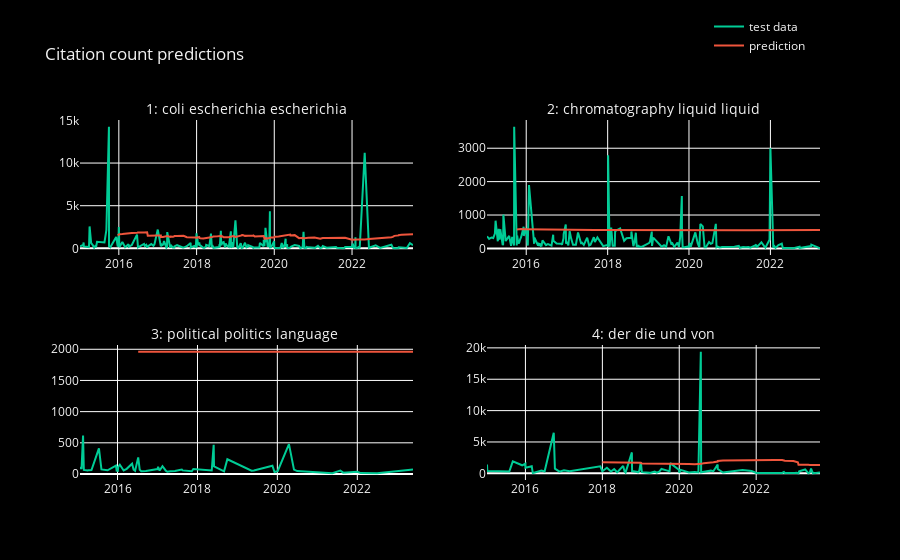

Notebook source saved alongside this figure:
### Code cell
# Plots for Citation Count prediction for topics
# plotly colors: https://plotly.com/python/discrete-color/
# Calculate the number of rows and columns
num_rows = (number_of_topics_to_analyse + 1) // 2  # Ensure at least 1 row
num_cols = 2

# Create a subplot
fig = make_subplots(rows=num_rows, 
                    cols=num_cols, 
                    subplot_titles=[topic_labels_df['topic_labels'][i].replace('_', ' ').replace(' ', ': ', 1)[:31] for i in range(1, number_of_topics_to_analyse + 1)],
                    )

# Create two separate legends for two specific traces
legend_trace_1 = go.Scatter(x=[None], y=[None], mode='lines', name='test data', line=dict(color='#00CC96'))
legend_trace_2 = go.Scatter(x=[None], y=[None], mode='lines', name='prediction', line=dict(color='#EF553C'))


for i in range(number_of_topics_to_analyse):

    trace_1 = go.Scatter(x=list_of_test_data_for_topics[i].publicationDate, 
                    y=list_of_test_data_for_topics[i]['citationCount'], mode='lines', 
                    name='test data',
                    line=dict(color='#00CC96'),
                    showlegend=False,  # Set showlegend to True
                    )


    trace_2 = go.Scatter(x=list_of_test_data_for_topics[i].publicationDate[20:], 
                        y=list_of_citation_count_predictions[i]['citationCount'], mode='lines', 
                        name='prediction',
                        line=dict(color='#EF553C'),
                        showlegend=False,  # Set showlegend to True
                        )
    
    row = i // num_cols + 1
    col = i % num_cols + 1
    
    # Add both line plots to the subplot
    fig.add_trace(trace_1, row=row, col=col)
    fig.add_trace(trace_2, row=row, col=col)  

# Update layout
fig.update_layout(   
                  title_text='Citation count predictions',
                  paper_bgcolor='black',  # Set the background color to black
                  plot_bgcolor='black',  # Set the plot area background color to black
                  font=dict(color="#f2f2f2"),  # Set font color to white)
                  legend=dict(orientation='v', y=1.3, x=0.85),  # Position legend at the top right corner
)
# Add the two separate legend entries at the top right corner
fig.add_trace(legend_trace_1, row=1, col=2)
fig.add_trace(legend_trace_2, row=1, col=2)

# Set the font size for subplot titles
fig.update_annotations(font_size=14)
# Show the plot
fig.show()

### Figure 1 — Plotly figure (JSON) as saved in the notebook; plotly's stock layout.template omitted (floating-point values rounded to 4 significant figures; data arrays with more than 128 entries replaced by an {"elided": "..."} marker saying what was removed)
{"data": [{"line": {"color": "#00CC96"}, "mode": "lines", "name": "test data", "showlegend": false, "type": "scatter", "x": {"elided": "199 str values"}, "xaxis": "x", "y": {"elided": "199 int values"}, "yaxis": "y"}, {"line": {"color": "#EF553C"}, "mode": "lines", "name": "prediction", "showlegend": false, "type": "scatter", "x": {"elided": "179 str values"}, "xaxis": "x", "y": {"elided": "179 float values"}, "yaxis": "y"}, {"line": {"color": "#00CC96"}, "mode": "lines", "name": "test data", "showlegend": false, "type": "scatter", "x": {"elided": "179 str values"}, "xaxis": "x2", "y": {"elided": "179 int values"}, "yaxis": "y2"}, {"line": {"color": "#EF553C"}, "mode": "lines", "name": "prediction", "showlegend": false, "type": "scatter", "x": {"elided": "159 str values"}, "xaxis": "x2", "y": {"elided": "159 float values"}, "yaxis": "y2"}, {"line": {"color": "#00CC96"}, "mode": "lines", "name": "test data", "showlegend": false, "type": "scatter", "x": ["2015-01-23T00:00:00", "2015-02-06T00:00:00", "2015-02-20T00:00:00", "2015-02-27T00:00:00", "2015-04-03T00:00:00", "2015-04-10T00:00:00", "2015-05-08T00:00:00", "2015-07-15T00:00:00", "2015-08-07T00:00:00", "2015-10-02T00:00:00", "2015-12-18T00:00:00", "2015-12-24T00:00:00", "2016-01-04T00:00:00", "2016-01-08T00:00:00", "2016-01-22T00:00:00", "2016-02-26T00:00:00", "2016-03-25T00:00:00", "2016-05-13T00:00:00", "2016-05-27T00:00:00", "2016-06-10T00:00:00", "2016-07-08T00:00:00", "2016-07-22T00:00:00", "2016-08-05T00:00:00", "2016-09-16T00:00:00", "2017-01-01T00:00:00", "2017-01-06T00:00:00", "2017-01-20T00:00:00", "2017-02-15T00:00:00", "2017-03-17T00:00:00", "2017-03-31T00:00:00", "2017-04-28T00:00:00", "2017-06-09T00:00:00", "2017-07-21T00:00:00", "2017-08-11T00:00:00", "2017-08-18T00:00:00", "2017-11-10T00:00:00", "2017-11-24T00:00:00", "2018-01-05T00:00:00", "2018-05-11T00:00:00", "2018-05-29T00:00:00", "2018-06-01T00:00:00", "2018-09-01T00:00:00", "2018-10-01T00:00:00", "2019-05-10T00:00:00", "2019-06-01T00:00:00", "2019-11-17T00:00:00", "2019-12-06T00:00:00", "2020-01-04T00:00:00", "2020-04-16T00:00:00", "2020-06-01T00:00:00", "2020-07-01T00:00:00", "2021-05-18T00:00:00", "2021-07-30T00:00:00", "2021-08-25T00:00:00", "2022-01-01T00:00:00", "2022-02-01T00:00:00", "2022-04-01T00:00:00", "2022-06-01T00:00:00", "2022-07-01T00:00:00", "2023-05-25T00:00:00"], "xaxis": "x3", "y": [112, 80, 617, 65, 56, 62, 64, 410, 73, 59, 135, 55, 51, 117, 149, 57, 83, 165, 71, 51, 267, 68, 46, 50, 80, 116, 55, 125, 53, 36, 45, 47, 65, 71, 58, 44, 81, 76, 56, 468, 122, 43, 236, 54, 57, 132, 31, 44, 479, 70, 47, 14, 54, 22, 36, 15, 14, 12, 12, 73], "yaxis": "y3"}, {"line": {"color": "#EF553C"}, "mode": "lines", "name": "prediction", "showlegend": false, "type": "scatter", "x": ["2016-07-08T00:00:00", "2016-07-22T00:00:00", "2016-08-05T00:00:00", "2016-09-16T00:00:00", "2017-01-01T00:00:00", "2017-01-06T00:00:00", "2017-01-20T00:00:00", "2017-02-15T00:00:00", "2017-03-17T00:00:00", "2017-03-31T00:00:00", "2017-04-28T00:00:00", "2017-06-09T00:00:00", "2017-07-21T00:00:00", "2017-08-11T00:00:00", "2017-08-18T00:00:00", "2017-11-10T00:00:00", "2017-11-24T00:00:00", "2018-01-05T00:00:00", "2018-05-11T00:00:00", "2018-05-29T00:00:00", "2018-06-01T00:00:00", "2018-09-01T00:00:00", "2018-10-01T00:00:00", "2019-05-10T00:00:00", "2019-06-01T00:00:00", "2019-11-17T00:00:00", "2019-12-06T00:00:00", "2020-01-04T00:00:00", "2020-04-16T00:00:00", "2020-06-01T00:00:00", "2020-07-01T00:00:00", "2021-05-18T00:00:00", "2021-07-30T00:00:00", "2021-08-25T00:00:00", "2022-01-01T00:00:00", "2022-02-01T00:00:00", "2022-04-01T00:00:00", "2022-06-01T00:00:00", "2022-07-01T00:00:00", "2023-05-25T00:00:00"], "xaxis": "x3", "y": [1960.0, 1960.0, 1960.0, 1960.0, 1960.0, 1960.0, 1960.0, 1960.0, 1960.0, 1960.0, 1960.0, 1960.0, 1960.0, 1960.0, 1960.0, 1960.0, 1960.0, 1960.0, 1960.0, 1960.0, 1960.0, 1960.0, 1960.0, 1960.0, 1960.0, 1960.0, 1960.0, 1960.0, 1960.0, 1960.0, 1960.0, 1960.0, 1960.0, 1960.0, 1960.0, 1960.0, 1960.0, 1960.0, 1960.0, 1960.0], "yaxis": "y3"}, {"line": {"color": "#00CC96"}, "mode": "lines", "name": "test data", "showlegend": false, "type": "scatter", "x": ["2015-01-01T00:00:00", "2015-01-04T00:00:00", "2015-04-28T00:00:00", "2015-05-28T00:00:00", "2015-08-01T00:00:00", "2015-09-03T00:00:00", "2015-12-01T00:00:00", "2016-01-01T00:00:00", "2016-01-02T00:00:00", "2016-03-01T00:00:00", "2016-03-11T00:00:00", "2016-03-31T00:00:00", "2016-06-01T00:00:00", "2016-07-01T00:00:00", "2016-09-26T00:00:00", "2016-10-07T00:00:00", "2016-11-19T00:00:00", "2017-01-01T00:00:00", "2017-02-24T00:00:00", "2017-12-12T00:00:00", "2018-01-01T00:00:00", "2018-02-13T00:00:00", "2018-03-23T00:00:00", "2018-04-23T00:00:00", "2018-05-21T00:00:00", "2018-06-01T00:00:00", "2018-07-17T00:00:00", "2018-07-31T00:00:00", "2018-08-09T00:00:00", "2018-10-08T00:00:00", "2018-10-10T00:00:00", "2018-12-01T00:00:00", "2018-12-06T00:00:00", "2018-12-18T00:00:00", "2019-01-01T00:00:00", "2019-01-11T00:00:00", "2019-03-15T00:00:00", "2019-03-21T00:00:00", "2019-03-27T00:00:00", "2019-05-13T00:00:00", "2019-06-01T00:00:00", "2019-06-25T00:00:00", "2019-07-16T00:00:00", "2019-09-10T00:00:00", "2019-10-01T00:00:00", "2019-10-08T00:00:00", "2019-12-31T00:00:00", "2020-01-01T00:00:00", "2020-01-15T00:00:00", "2020-04-01T00:00:00", "2020-05-28T00:00:00", "2020-07-01T00:00:00", "2020-07-24T00:00:00", "2020-07-27T00:00:00", "2020-08-20T00:00:00", "2020-10-28T00:00:00", "2020-11-20T00:00:00", "2020-12-31T00:00:00", "2021-01-01T00:00:00", "2021-02-19T00:00:00", "2021-08-24T00:00:00", "2021-11-18T00:00:00", "2022-01-01T00:00:00", "2022-03-17T00:00:00", "2022-06-25T00:00:00", "2022-09-05T00:00:00", "2022-09-21T00:00:00", "2022-09-30T00:00:00", "2022-12-20T00:00:00", "2023-01-01T00:00:00", "2023-01-05T00:00:00", "2023-01-16T00:00:00", "2023-02-01T00:00:00", "2023-02-07T00:00:00", "2023-02-13T00:00:00", "2023-04-11T00:00:00", "2023-05-11T00:00:00", "2023-05-25T00:00:00", "2023-06-06T00:00:00", "2023-06-22T00:00:00", "2023-06-30T00:00:00", "2023-07-01T00:00:00", "2023-08-30T00:00:00"], "xaxis": "x4", "y": [1414, 372, 322, 322, 285, 1911, 1285, 1555, 878, 1121, 47, 138, 440, 285, 6483, 759, 277, 480, 333, 1130, 330, 892, 297, 672, 173, 332, 1189, 275, 120, 3336, 359, 226, 71, 436, 1774, 184, 86, 188, 74, 264, 100, 256, 699, 429, 305, 1624, 542, 98, 555, 126, 216, 139, 19382, 170, 237, 430, 342, 1397, 685, 126, 527, 385, 55, 72, 85, 59, 202, 48, 43, 142, 50, 82, 42, 14, 343, 617, 15, 126, 753, 49, 166, 30, 116], "yaxis": "y4"}, {"line": {"color": "#EF553C"}, "mode": "lines", "name": "prediction", "showlegend": false, "type": "scatter", "x": ["2018-01-01T00:00:00", "2018-02-13T00:00:00", "2018-03-23T00:00:00", "2018-04-23T00:00:00", "2018-05-21T00:00:00", "2018-06-01T00:00:00", "2018-07-17T00:00:00", "2018-07-31T00:00:00", "2018-08-09T00:00:00", "2018-10-08T00:00:00", "2018-10-10T00:00:00", "2018-12-01T00:00:00", "2018-12-06T00:00:00", "2018-12-18T00:00:00", "2019-01-01T00:00:00", "2019-01-11T00:00:00", "2019-03-15T00:00:00", "2019-03-21T00:00:00", "2019-03-27T00:00:00", "2019-05-13T00:00:00", "2019-06-01T00:00:00", "2019-06-25T00:00:00", "2019-07-16T00:00:00", "2019-09-10T00:00:00", "2019-10-01T00:00:00", "2019-10-08T00:00:00", "2019-12-31T00:00:00", "2020-01-01T00:00:00", "2020-01-15T00:00:00", "2020-04-01T00:00:00", "2020-05-28T00:00:00", "2020-07-01T00:00:00", "2020-07-24T00:00:00", "2020-07-27T00:00:00", "2020-08-20T00:00:00", "2020-10-28T00:00:00", "2020-11-20T00:00:00", "2020-12-31T00:00:00", "2021-01-01T00:00:00", "2021-02-19T00:00:00", "2021-08-24T00:00:00", "2021-11-18T00:00:00", "2022-01-01T00:00:00", "2022-03-17T00:00:00", "2022-06-25T00:00:00", "2022-09-05T00:00:00", "2022-09-21T00:00:00", "2022-09-30T00:00:00", "2022-12-20T00:00:00", "2023-01-01T00:00:00", "2023-01-05T00:00:00", "2023-01-16T00:00:00", "2023-02-01T00:00:00", "2023-02-07T00:00:00", "2023-02-13T00:00:00", "2023-04-11T00:00:00", "2023-05-11T00:00:00", "2023-05-25T00:00:00", "2023-06-06T00:00:00", "2023-06-22T00:00:00", "2023-06-30T00:00:00", "2023-07-01T00:00:00", "2023-08-30T00:00:00"], "xaxis": "x4", "y": [1759.0, 1758.0, 1771.0, 1779.0, 1782.0, 1780.0, 1746.0, 1722.0, 1694.0, 1676.0, 1661.0, 1667.0, 1672.0, 1671.0, 1670.0, 1566.0, 1570.0, 1580.0, 1583.0, 1584.0, 1567.0, 1562.0, 1544.0, 1536.0, 1521.0, 1515.0, 1509.0, 1492.0, 1493.0, 1498.0, 1447.0, 1452.0, 1457.0, 1511.0, 1593.0, 1669.0, 1779.0, 1883.0, 1972.0, 2048.0, 2102.0, 2139.0, 2156.0, 2150.0, 2134.0, 2108.0, 2051.0, 2006.0, 1962.0, 1908.0, 1859.0, 1808.0, 1758.0, 1380.0, 1371.0, 1361.0, 1350.0, 1342.0, 1317.0, 1309.0, 1313.0, 1310.0, 1310.0], "yaxis": "y4"}, {"line": {"color": "#00CC96"}, "mode": "lines", "name": "test data", "type": "scatter", "x": [null], "xaxis": "x2", "y": [null], "yaxis": "y2"}, {"line": {"color": "#EF553C"}, "mode": "lines", "name": "prediction", "type": "scatter", "x": [null], "xaxis": "x2", "y": [null], "yaxis": "y2"}], "layout": {"annotations": [{"font": {"size": 14}, "showarrow": false, "text": "1: coli escherichia escherichia", "x": 0.225, "xanchor": "center", "xref": "paper", "y": 1, "yanchor": "bottom", "yref": "paper"}, {"font": {"size": 14}, "showarrow": false, "text": "2: chromatography liquid liquid", "x": 0.775, "xanchor": "center", "xref": "paper", "y": 1, "yanchor": "bottom", "yref": "paper"}, {"font": {"size": 14}, "showarrow": false, "text": "3: political politics language ", "x": 0.225, "xanchor": "center", "xref": "paper", "y": 0.375, "yanchor": "bottom", "yref": "paper"}, {"font": {"size": 14}, "showarrow": false, "text": "4: der die und von", "x": 0.775, "xanchor": "center", "xref": "paper", "y": 0.375, "yanchor": "bottom", "yref": "paper"}], "font": {"color": "#f2f2f2"}, "legend": {"orientation": "v", "x": 0.85, "y": 1.3}, "paper_bgcolor": "black", "plot_bgcolor": "black", "title": {"text": "Citation count predictions"}, "xaxis": {"anchor": "y", "domain": [0, 0.45]}, "xaxis2": {"anchor": "y2", "domain": [0.55, 1]}, "xaxis3": {"anchor": "y3", "domain": [0, 0.45]}, "xaxis4": {"anchor": "y4", "domain": [0.55, 1]}, "yaxis": {"anchor": "x", "domain": [0.625, 1]}, "yaxis2": {"anchor": "x2", "domain": [0.625, 1]}, "yaxis3": {"anchor": "x3", "domain": [0, 0.375]}, "yaxis4": {"anchor": "x4", "domain": [0, 0.375]}}}
